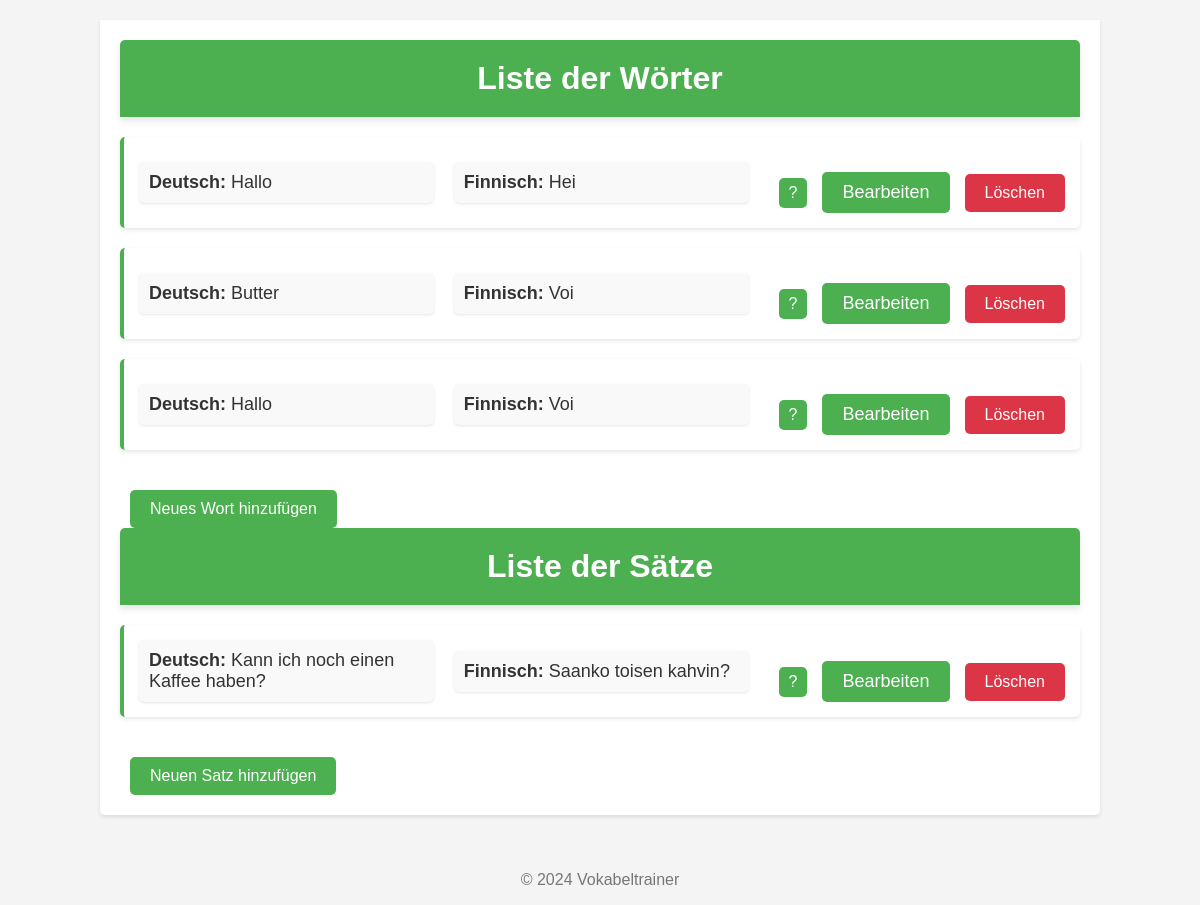
The app's page /, older data.
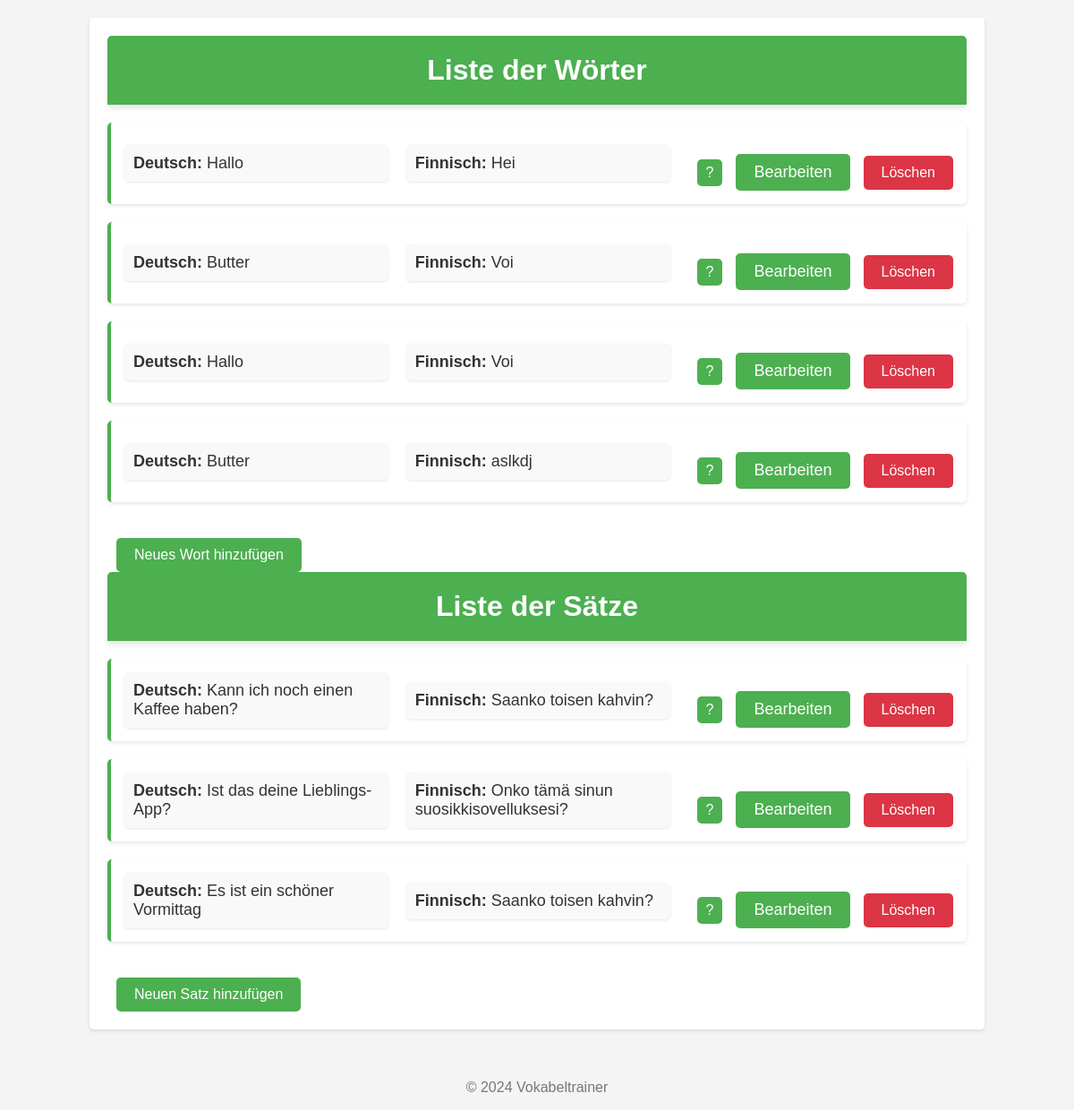
The same page, newer data.
### trainer/models.py (models this page shows, shortened)
class Wort(models.Model):
    deutsch = models.CharField(max_length=100)
    finnisch = models.CharField(max_length=100)
    merksatz = models.TextField(null=True, blank=True)  # Neues Feld für den Merksatz
    kategorie = models.ForeignKey(Kategorie, on_delete=models.CASCADE)

class Satz(models.Model):
    deutsch = models.CharField(max_length=255)
    finnisch = models.CharField(max_length=255)
    merksatz = models.TextField(null=True, blank=True)  # Neues Feld für den Merksatz
    kategorie = models.ForeignKey(Kategorie, on_delete=models.CASCADE)

### trainer/views.py (the view)
# urls.py: path('', views.wort_satz_liste, name='wort_satz_liste'),
def wort_satz_liste(request):
    wörter = Wort.objects.all()  # Hol nur die Wörter
    sätze = Satz.objects.all()    # Hol nur die Sätze
    return render(request, 'trainer/wort_satz_liste.html', {'wörter': wörter, 'sätze': sätze})

### trainer/templates/trainer/wort_satz_liste.html (shortened to what this page needs)
<!DOCTYPE html>
<html lang="de">
<head>
    {% load static %}
    <link rel="stylesheet" href="{% static 'css/style.css' %}">
</head>
<body>
    <div class="container">
        <h1>Liste der Wörter</h1>
        <ul>
            {% for wort in wörter %}
                <li>
                    <div class="word-block">
                        <strong>Deutsch:</strong> {{ wort.deutsch }}
                    </div>
                    <div class="word-block">
                        <strong>Finnisch:</strong> {{ wort.finnisch }}
                    </div>
                    <div>
                        <button class="show-hint" onclick="toggleMerksatz('merksatz-{{ wort.id }}')">?</button>
                        <a href="{% url 'wort_bearbeiten' wort.id %}" class="btn btn-secondary">Bearbeiten</a>
                        <form method="POST" action="{% url 'wort_loeschen' wort.id %}" style="display:inline;">
                            <button type="submit" class="btn btn-danger">Löschen</button>
                        </form>
                    </div>
                </li>
            {% empty %}
                <li>Keine Wörter vorhanden.</li>
            {% endfor %}
        </ul>
        <a href="{% url 'wort_hinzufuegen' %}" class="btn btn-primary">Neues Wort hinzufügen</a>
        <h1>Liste der Sätze</h1>
        <ul>
            {% for satz in sätze %}
                <li>
                    <div class="word-block">
                        <strong>Deutsch:</strong> {{ satz.deutsch }}
                    </div>
                    <div class="word-block">
                        <strong>Finnisch:</strong> {{ satz.finnisch }}
                    </div>
                    <div>
                        <button class="show-hint" onclick="toggleMerksatz('merksatz-satz-{{ satz.id }}')">?</button>
                        <a href="{% url 'satz_bearbeiten' satz.id %}" class="btn btn-secondary">Bearbeiten</a>
                        <form method="POST" action="{% url 'satz_loeschen' satz.id %}" style="display:inline;">
                            <button type="submit" class="btn btn-danger">Löschen</button>
                        </form>
                    </div>
                </li>
            {% empty %}
                <li>Keine Sätze vorhanden.</li>
            {% endfor %}
        </ul>
        <a href="{% url 'satz_hinzufuegen' %}" class="btn btn-primary">Neuen Satz hinzufügen</a>
    </div>
    <footer>
        <p>© 2024 Vokabeltrainer</p>
    </footer>
</body>
</html>

### trainer/static/css/style.css (style rules this page uses)
body { font-family: 'Arial', sans-serif; background-color: #f4f4f4; color: #333; margin: 0; padding: 0; display: flex; flex-direction: column; align-items: center; justify-content: center; min-height: 100vh; }
h1 { background-color: #4CAF50; color: white; padding: 20px; border-radius: 5px 5px 0 0; text-align: center; width: 100%; box-sizing: border-box; max-width: 1000px; margin: 0 auto; box-shadow: 0 4px 6px rgba(0, 0, 0, 0.1); }
.container { width: 100%; max-width: 1000px; margin: 20px auto; padding: 20px; background-color: #fff; border-radius: 0 0 5px 5px; box-shadow: 0 2px 4px rgba(0, 0, 0, 0.1); box-sizing: border-box; }
ul { list-style-type: none; padding: 0; }
li { background-color: #fff; padding: 15px; margin: 20px 0; border-radius: 5px; box-shadow: 0 2px 4px rgba(0, 0, 0, 0.1); font-size: 18px; transition: transform 0.2s; border-left: 4px solid #4CAF50; display: flex; justify-content: space-between; align-items: center; flex-wrap: wrap; }
.word-block { flex: 1; padding: 10px; background-color: #f9f9f9; border-radius: 5px; box-shadow: 0 1px 3px rgba(0, 0, 0, 0.1); margin-right: 20px; }
a { display: inline-block; text-decoration: none; background-color: #4CAF50; color: white; padding: 10px 20px; border-radius: 5px; transition: background-color 0.3s; margin-top: 20px; }
button { padding: 10px 20px; background-color: #4CAF50; color: white; border: none; border-radius: 5px; cursor: pointer; font-size: 16px; }
footer { margin-top: 20px; color: #777; text-align: center; width: 100%; }
.btn { display: inline-block; padding: 10px 20px; border-radius: 5px; text-decoration: none; cursor: pointer; margin-left: 10px; }
.btn-danger { background-color: #dc3545; color: white; border: none; }
.show-hint { background-color: #4CAF50; color: white; border: none; border-radius: 5px; font-size: 16px; width: auto; height: 30px; cursor: pointer; display: inline-block; margin-left: 10px; padding: 5px 10px; }

Row changes from the older to the newer data that the page shows:
added Wort: deutsch "Butter", finnisch "aslkdj"
added Satz: deutsch "Ist das deine Lieblings-App?", finnisch "Onko tämä sinun suosikkisovelluksesi?"
added Satz: deutsch "Es ist ein schöner Vormittag", finnisch "Saanko toisen kahvin?"
